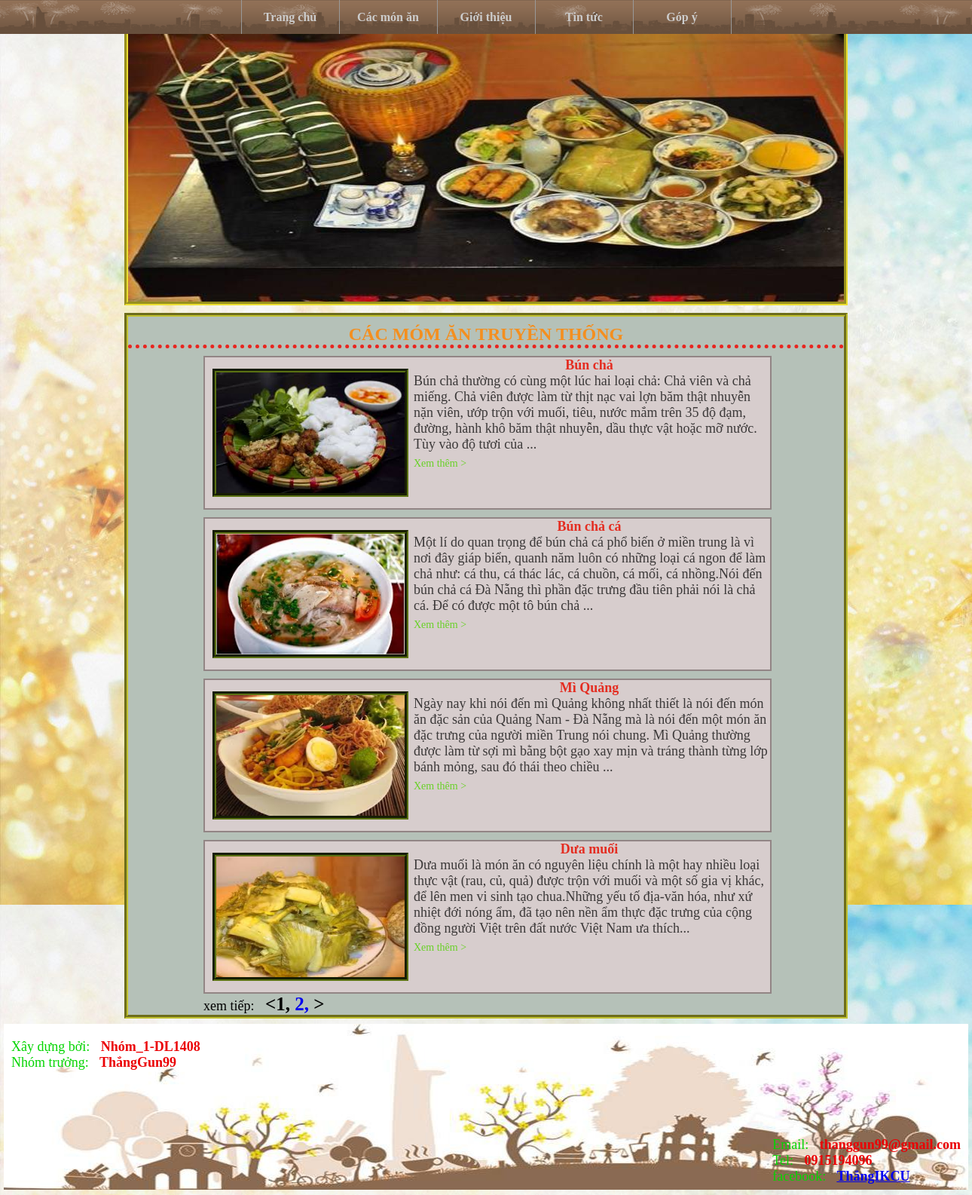
The app's page /?index=monan with its own data.
### tables this page shows
CREATE TABLE IF NOT EXISTS `cac_mon_an` (
`id` int(11) NOT NULL,
  `name` varchar(50) NOT NULL,
  `nguon_goc` varchar(50) NOT NULL,
  `chi_tiet` varchar(5000) NOT NULL,
  `img` varchar(55) NOT NULL,
  `khai_quat` varchar(555) NOT NULL
);

### index/cacmon.php (the view, shortened to what this page needs)
<div id="truyenthong">
	CÁC MÓM ĂN TRUYỀN THỐNG
</div>
<div id="cacmon">
    <ul>
    <?php
				$banghi= mysql_query("select count(*) from cac_mon_an");
				$dong= mysql_fetch_array($banghi);
				$tongsodong= $dong[0];
				$kichthuoc=4;
				$tongsotrang=1;
				if($tongsodong%$kichthuoc == 0)
					$tongsotrang= $tongsodong/$kichthuoc;
				else
					$tongsotrang= (int)($tongsodong/$kichthuoc) + 1 ;
				$dongbatdau =1;
				$tranghientai=1;
				if((!isset($_GET['page'])) || ($_GET['page'] == 1)){
					$dongbatdau=0;
					$tranghientai=1;
				}
				else{
					$dongbatdau= ($_GET['page'] - 1) * $kichthuoc;
					$tranghientai=$_GET['page'];
				}
				$result=mysql_query("select * from cac_mon_an where id limit {$dongbatdau}, {$kichthuoc} ");
        while($row = mysql_fetch_array($result)){
    ?>
        <li>
        	<img style="width:250px;height:160px; margin:15px 0 0 10px;float:left" src="images/<?php echo $row['img']; ?>" />
            <div class="title">
				<div class="ttt"><?php echo $row['name']; ?></div>
            	<p><?php echo $row['khai_quat']; ?></p>
                <div class="ct"><a href="?index=chitietmon&id=<?php echo $row['id']; ?>">Xem thêm ></a></div>
            </div>
        </li>
    <?php
        }
    ?>
    </ul>
</div>
<p style="color:#000000;margin:20px 0 0 100px;" >xem tiếp:
    <span style="color:#000000;font-size:25px;">
        <?php
        echo "<";
            for($i=1;$i<= $tongsotrang;$i++){
                if($tranghientai == $i){
                    echo $i.", ";
                }
                else{
        ?>
            <a style="text-decoration:none;" href="?index=monan&page=<?php echo $i; ?>"><?php echo $i .", "; ?></a>
        <?php
                }
            }
            echo ">";
        ?>
    </span>
</p>

### css/css.css (style rules this page uses)
* { margin:0; padding:0; }
body { font-family:Georgia, "Times New Roman", Times, serif; background-image:url(../images/background-images-6172-6519-hd-wallpapers.jpg); min-height:1000px; }
img { float:left; border:5px groove #5B7213; margin:0 10px 0 7px; }
span { margin-left:10px; width: }
span { color:#EB0004; font-weight:bold; }
p { color:#05D503; font-size:18px; }
#cacmon li { float:left; display:inline; width:750px; height:200px; background:#D7CDCD; border:2px solid #928585; margin:10px 100px auto; }
#truyenthong { font-size:24px; color:#F48F1F; font-weight:bold; text-align:center; margin-top:10px; border-bottom:5px dotted #E8251F; }
.title p { width:470px; float:right; margin:0 3px 0 7px; color:#3B3838; }
.ttt { text-align:center; font-size:18px; font-weight:bold; color:#E42D21; }
.ct { margin:7px 0 0 7px; font-size:14px; float:left; }
.ct a { text-decoration:none; color:#68D126; }

### records on screen
cac_mon_an: img (picture), name "Bún chả", khai_quat "Bún chả thường có cùng một lúc hai loại chả: Chả viên và chả miếng. Chả viên được làm từ thịt nạc vai lợn băm thật nhuyễn nặn viên, ướp trộn với muối, tiêu, nước mắm trên 35 độ đạm, đường, hành khô băm thật nhuyễn, dầu thực vật hoặc mỡ nước. Tùy vào độ tươi của ..."
cac_mon_an: img (picture), name "Bún chả cá", khai_quat "Một lí do quan trọng để bún chả cá phổ biến ở miền trung là vì nơi đây giáp biển, quanh năm luôn có những loại cá ngon để làm chả như: cá thu, cá thác lác, cá chuồn, cá mối, cá nhồng.Nói đến bún chả cá Đà Nẵng thì phần đặc trưng đầu tiên phải nói là chả cá. Để có được một tô bún chả ..."
cac_mon_an: img (picture), name "Mì Quảng", khai_quat "Ngày nay khi nói đến mì Quảng không nhất thiết là nói đến món ăn đặc sản của Quảng Nam - Đà Nẵng mà là nói đến một món ăn đặc trưng của người miền Trung nói chung. Mì Quảng thường được làm từ sợi mì bằng bột gạo xay mịn và tráng thành từng lớp bánh mỏng, sau đó thái theo chiều ..."
cac_mon_an: img (picture), name "Dưa muối", khai_quat "Dưa muối là món ăn có nguyên liệu chính là một hay nhiều loại thực vật (rau, củ, quả) được trộn với muối và một số gia vị khác, để lên men vi sinh tạo chua.Những yếu tố địa-văn hóa, như xứ nhiệt đới nóng ẩm, đã tạo nên nền ẩm thực đặc trưng của cộng đồng người Việt trên đất nước Việt Nam ưa thích..."
